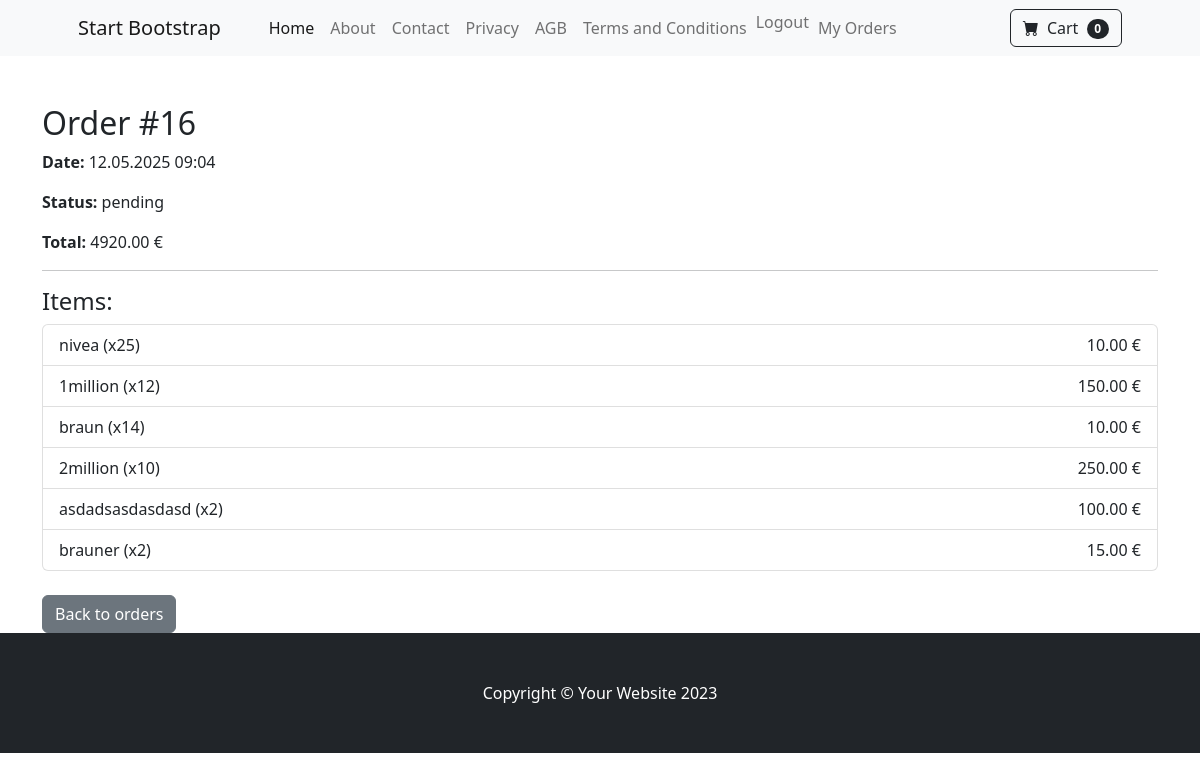
/orders/my-orders/16/ (signed in), run on the app's committed database.
### orders/models.py (models this page shows)
class Order(models.Model):
    user = models.ForeignKey(settings.AUTH_USER_MODEL, on_delete=models.CASCADE)
    created_at = models.DateTimeField(auto_now_add=True)
    total_price = models.DecimalField(max_digits=10, decimal_places=2)  # order total price
    shipping_address = models.CharField(max_length=255, blank=True, default="")
    status = models.CharField(choices=[
        ('new', 'New'),
        ('processing', 'Processing'),
        ('shipped', 'Shipped'),
        ('delivered', 'Delivered'),
        ('cancelled', 'Cancelled')
    ],
        default='new', max_length=30)
    payment_status = models.CharField(choices=[
        ('ooen', 'Open'),
        ('paid', 'Paid'),
        ('failed', 'Failed')
    ], default='open', max_length=30)

class OrderItem(models.Model):
    order = models.ForeignKey(Order, on_delete=models.CASCADE, related_name="items")
    product = models.ForeignKey(product, on_delete=models.PROTECT)
    quantity = models.PositiveIntegerField()
    price = models.DecimalField(max_digits=10, decimal_places=2)    # item price at order time

### shop/models.py (models this page shows, shortened)
class Item(models.Model):
    category = models.ForeignKey(Category, on_delete=models.CASCADE, related_name='products')
    name = models.CharField(max_length=200)
    slug = models.SlugField(unique=True)
    on_sale = models.BooleanField(default=False)
    description = models.TextField(blank=True)
    price = models.DecimalField(max_digits=10, decimal_places=2)
    old_price = models.DecimalField(max_digits=10, decimal_places=2, blank=True, null=True)  # <--- NEU
    available = models.BooleanField(default=True)
    image = models.ImageField(upload_to='products/', blank=True, null=True)
    created = models.DateTimeField(auto_now_add=True)
    updated = models.DateTimeField(auto_now=True)

### orders/views.py (the view)
# urls.py: path('my-orders/<int:order_id>/', views.user_order_detail_view, name='user_order_detail'),
def user_order_detail_view(request, order_id):
    order = get_object_or_404(Order, id=order_id, user=request.user)
    return render(request, 'user_order_detail.html', {'order': order})

### orders/templates/user_order_detail.html (shortened to what this page needs)
{% extends "base.html" %}
{% block content %}
<div class="container mt-5">
  <h2>Order #{{ order.id }}</h2>
  <p><strong>Date:</strong> {{ order.created_at|date:"d.m.Y H:i" }}</p>
  <p><strong>Status:</strong> {{ order.status }}</p>
  <p><strong>Total:</strong> {{ order.total_price }} €</p>
  <hr>
  <h4>Items:</h4>
  <ul class="list-group">
    {% for item in order.items.all %}
    <li class="list-group-item d-flex justify-content-between align-items-center">
      {{ item.product.name }} (x{{ item.quantity }})
      <span>{{ item.price|floatformat:2 }} €</span>
    </li>
    {% endfor %}
  </ul>
  <a href="{% url 'orders:user_order_list' %}" class="btn btn-secondary mt-4">Back to orders</a>
</div>
{% endblock %}

### data on the page
Order: id "16", created_at "12.05.2025 09:04", status "pending", total_price "4920.00"
OrderItem: product.name "nivea", quantity "25", price "10.00"
OrderItem: product.name "1million", quantity "12", price "150.00"
OrderItem: product.name "braun", quantity "14", price "10.00"
OrderItem: product.name "2million", quantity "10", price "250.00"
OrderItem: product.name "asdadsasdasdasd", quantity "2", price "100.00"
OrderItem: product.name "brauner", quantity "2", price "15.00"
